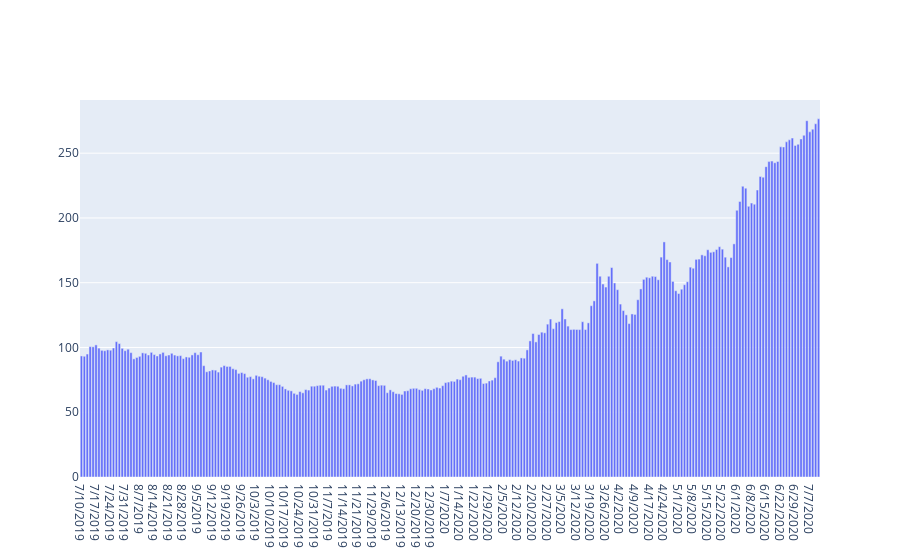

The code cell stored with this chart in its notebook:
### Code cell
#What is Zoom highest traded price by date
import plotly.graph_objects as go
import pandas as pd

zoom = pd.read_csv('Zoom.csv')

fig = go.Figure()

fig.add_trace(go.Bar(x=zoom['Date'], 
                    y=zoom['High'],
                     name ="High",))

fig.show()

### Figure 1 — Plotly figure (JSON) as saved in the notebook; plotly's stock layout.template omitted (floating-point values rounded to 4 significant figures; data arrays with more than 128 entries replaced by an {"elided": "..."} marker saying what was removed)
{"data": [{"name": "High", "type": "bar", "x": {"elided": "254 str values"}, "y": {"elided": "254 float values"}}], "layout": {}}
